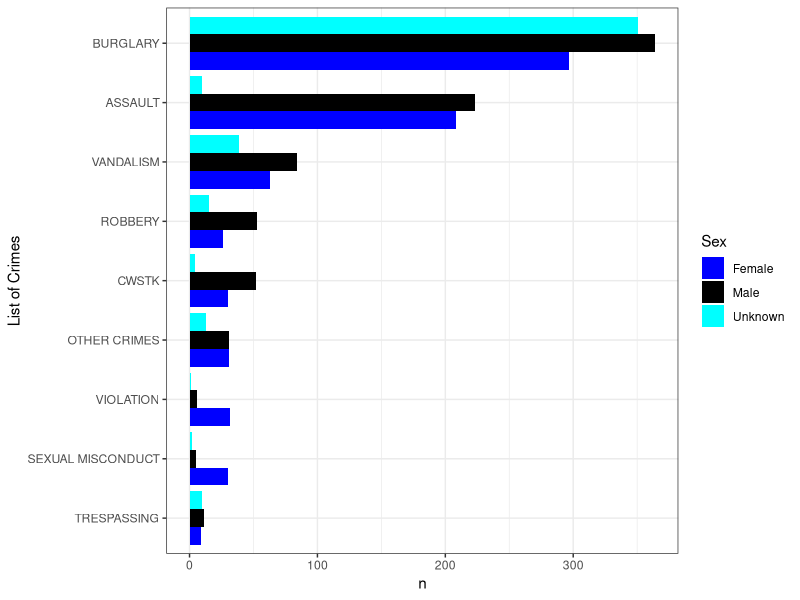

Generate this figure with R:
## ---- chunk 1
library(tidyverse)
## ---- chunk 2
data<-read.csv("Subset_data.csv")
## ---- chunk 3
for(i in 1:length(data$Crm.Cd.Desc)){
if(str_detect(data$Crm.Cd.Desc[i],"ASSAULT")==TRUE & 
   str_detect(data$Crm.Cd.Desc[i],"SEXUAL")!=TRUE){
  data$crime[i]<-"ASSAULT"
} else if(str_detect(data$Crm.Cd.Desc[i],"VIOLATION")==TRUE){
  data$crime[i]<-"VIOLATION"
}  else if(str_detect(data$Crm.Cd.Desc[i],"BURGLARY")==TRUE|
           str_detect(data$Crm.Cd.Desc[i],"STOLEN")==TRUE|
            str_detect(data$Crm.Cd.Desc[i],"THEFT")==TRUE){
  data$crime[i]<-"BURGLARY"
} else if(str_detect(data$Crm.Cd.Desc[i],"SEX")==TRUE|str_detect(data$Crm.Cd.Desc[i],"RAPE")==TRUE){
  data$crime[i]<-"SEXUAL MISCONDUCT"
} else if(str_detect(data$Crm.Cd.Desc[i],"VANDALISM")==TRUE){
  data$crime[i]<-"VANDALISM"
} else if(str_detect(data$Crm.Cd.Desc[i],"CRIMINAL")==TRUE|
          str_detect(data$Crm.Cd.Desc[i],"WEAPON")==TRUE|
          str_detect(data$Crm.Cd.Desc[i],"SHOTS")==TRUE|
          str_detect(data$Crm.Cd.Desc[i],"THREAT")==TRUE|
          str_detect(data$Crm.Cd.Desc[i],"KIDNAP")==TRUE){
  data$crime[i]<-"CWSTK"
} else if(str_detect(data$Crm.Cd.Desc[i],"ROBBERY")==TRUE){
  data$crime[i]<-"ROBBERY"
} else if(str_detect(data$Crm.Cd.Desc[i],"TRESPASSING")==TRUE){
  data$crime[i]<-"TRESPASSING"
}else data$crime[i]<-"OTHER CRIMES"
}

data$Sex<-ifelse(data$Vict.Sex=="M","Male",ifelse(data$Vict.Sex=="F","Female","Unknown"))
## ---- chunk 4
data %>%
  group_by(crime,Sex) %>% 
  count() %>% 
  ungroup() %>% 
      ggplot()+
        aes(x=reorder(crime,n),y=n,fill=Sex)+
        geom_col(position = "dodge")+
        coord_flip()+
          scale_fill_manual(values = c("blue", "black", "cyan"))+
          labs(x="List of Crimes")+
          theme_bw()
## ---- chunk 5
knitr::kable(data %>% 
  filter(crime=="BURGLARY") %>% 
  count(Premis.Desc) %>% 
  mutate(prop=prop.table(n)) %>% 
  filter(prop>0.030) %>% 
  select(Premis.Desc) %>% 
    rename("Premis of Burglary"="Premis.Desc"))
## ---- chunk 6
knitr::kable(data %>% 
  filter(crime=="ASSAULT") %>% 
  count(Premis.Desc) %>% 
  mutate(prop=prop.table(n)) %>% 
  filter(prop>=0.03) %>% 
  select(Premis.Desc) %>% 
    rename("Premis of Assault"="Premis.Desc"))
## ---- chunk 7
knitr::kable(data %>% 
  filter(crime=="SEXUAL MISCONDUCT") %>% 
  count(Premis.Desc) %>% 
  mutate(prop=prop.table(n)) %>% 
  filter(prop>=0.03) %>% 
  select(Premis.Desc) %>% 
    rename("Premis of Sexual Misconduct"="Premis.Desc"))
## ---- chunk 8
knitr::kable(data %>% 
  filter(crime=="CWSTK") %>% 
  count(Premis.Desc) %>% 
  mutate(prop=prop.table(n)) %>% 
  filter(prop>=0.03) %>% 
  select(Premis.Desc) %>% 
    rename("Premis of CWSTK"="Premis.Desc"))
